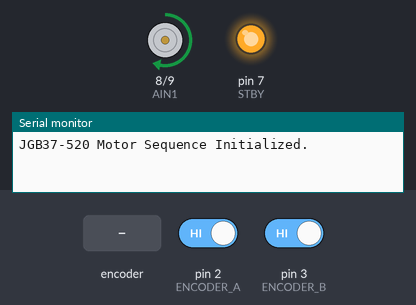
The sketch below on a simulated Arduino Uno, built with avr-gcc and run on an emulated ATmega328P. Parts: motor-driver pin pairs drawn as motors (green arrow = first pin HIGH = forward, orange = second pin HIGH = backward, longer = more drive, scaled by the enable pin, stopped while the standby pin is LOW), output pins drawn as LEDs (lit = HIGH), the last lines printed to the serial monitor. The test bench sets the inputs (shaded band); at power-on: pin 2 (ENCODER_A) HIGH, pin 3 (ENCODER_B) HIGH.

Above: at 1.2 s.
1.3 s: rotary encoder on pin 2 (ENCODER_A) / pin 3 (ENCODER_B) turned 1 step (first pin leading)
At 4.6 s:
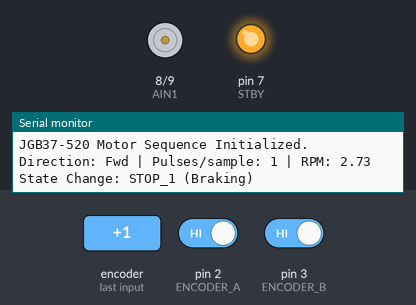
At 7.4 s:
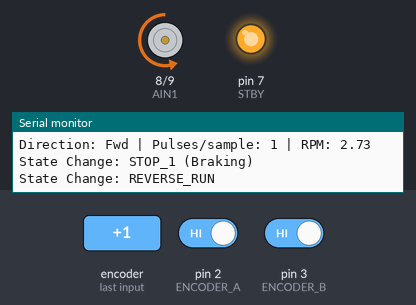
7.5 s: rotary encoder on pin 2 (ENCODER_A) / pin 3 (ENCODER_B) turned 1 step (first pin leading)
Timing chart, 0 to 15.5 s (numbered marks = the images above; inputs shaded):
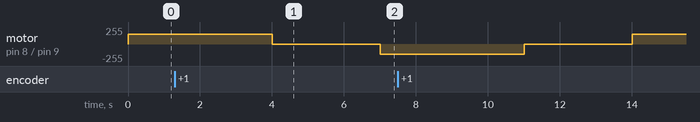

The sketch:

Encoder_Motor_Dic_Spd_Change_V1.ino
```cpp
// --- Motor Driver Pins (TB6612FNG) ---
#define PWMA  10
#define AIN2  9
#define AIN1  8
#define STBY  7

const int ENCODER_A = 2; // D2 - Encoder pin(Yellow)
const int ENCODER_B = 3; // D3 - Encoder pin(Green)

const int ENCODER_PPR  = 11;    // 11-pulse/rotation
const int EFFECTIVE_PPR = ENCODER_PPR * 2;  // using A and B

volatile long pulse_count = 0;
volatile unsigned long last_time = 0;
volatile bool current_direction = true;

float current_rpm = 0.0;
unsigned long sample_time_ms = 1000;

// --- Sequence Control Variables ---
unsigned long state_timer = 0;
enum State { FORWARD_RUN, STOP_1, REVERSE_RUN, STOP_2 };
State motor_state = FORWARD_RUN;

const int FORWARD_SPEED = 150;
const int REVERSE_SPEED = 100;

const unsigned long RUN_DURATION_MS = 4000;  // 4 seconds
const unsigned long STOP_DURATION_MS = 3000; // 3 second

// --- Interrupt Service Routine (ISR) for Channel A ---
void read_encoder() {
  int b = digitalRead(ENCODER_B);

  if (b == HIGH) {
    pulse_count++;
    current_direction = true;   // Forward
  } else {
    pulse_count--;
    current_direction = false;  // Reverse
  }
}

void set_motor_speed(int speed_val, bool direction) {
  digitalWrite(STBY, HIGH);

  if (speed_val == 0) {
    // Stop / coast
    digitalWrite(AIN1, LOW);
    digitalWrite(AIN2, LOW);
  } else if (direction) {
    // Forward (true)
    digitalWrite(AIN1, HIGH);
    digitalWrite(AIN2, LOW);
  } else {
    // Reverse (false)
    digitalWrite(AIN1, LOW);
    digitalWrite(AIN2, HIGH);
  }
  analogWrite(PWMA, speed_val);
}

// --- Setup ---
void setup() {
  Serial.begin(9600);

  pinMode(AIN1, OUTPUT);
  pinMode(AIN2, OUTPUT);
  pinMode(PWMA, OUTPUT);
  pinMode(STBY, OUTPUT);

  pinMode(ENCODER_A, INPUT_PULLUP);
  pinMode(ENCODER_B, INPUT_PULLUP);

  // Use only A RISING edge + B for direction
  attachInterrupt(digitalPinToInterrupt(ENCODER_A), read_encoder, RISING);

  Serial.println("JGB37-520 Motor Sequence Initialized.");

  set_motor_speed(FORWARD_SPEED, true);
  state_timer = millis();
  last_time = millis();
}

// --- Loop ---
void loop() {
  unsigned long current_time = millis();

  switch (motor_state) {
    case FORWARD_RUN:
      if (current_time - state_timer >= RUN_DURATION_MS) {
        set_motor_speed(0, true); // Stop
        motor_state = STOP_1;
        state_timer = current_time;
        Serial.println("\nState Change: STOP_1 (Braking)");
      }
      break;

    case STOP_1:
      if (current_time - state_timer >= STOP_DURATION_MS) {
        set_motor_speed(REVERSE_SPEED, false);
        motor_state = REVERSE_RUN;
        state_timer = current_time;
        Serial.println("\nState Change: REVERSE_RUN");
      }
      break;

    case REVERSE_RUN:
      if (current_time - state_timer >= RUN_DURATION_MS) {
        set_motor_speed(0, true); // Stop
        motor_state = STOP_2;
        state_timer = current_time;
        Serial.println("\nState Change: STOP_2 (Braking)");
      }
      break;

    case STOP_2:
      if (current_time - state_timer >= STOP_DURATION_MS) {
        set_motor_speed(FORWARD_SPEED, true);
        motor_state = FORWARD_RUN;
        state_timer = current_time;
        Serial.println("\nState Change: FORWARD_RUN");
      }
      break;
  }

  // Speed measurement block
  if (current_time - last_time >= sample_time_ms) {
    float time_in_minutes = (float)(current_time - last_time) / 60000.0;

    noInterrupts();
    long pulses = pulse_count;
    pulse_count = 0;
    interrupts();

    long abs_pulses = abs(pulses);

    current_rpm = ((float)abs_pulses / EFFECTIVE_PPR) / time_in_minutes;

    // NEW: direction text based on state machine
    if (abs_pulses > 0) {
      Serial.print("Direction: ");
      // Use commanded motor state for direction display
      if (motor_state == REVERSE_RUN || motor_state == STOP_2) {
        Serial.print("Rev");
      } else {
        Serial.print("Fwd");
      }
      Serial.print(" | Pulses/sample: ");
      Serial.print(abs_pulses);
      Serial.print(" | RPM: ");
      Serial.println(current_rpm);
    }

    last_time = current_time;
  }
}
```
